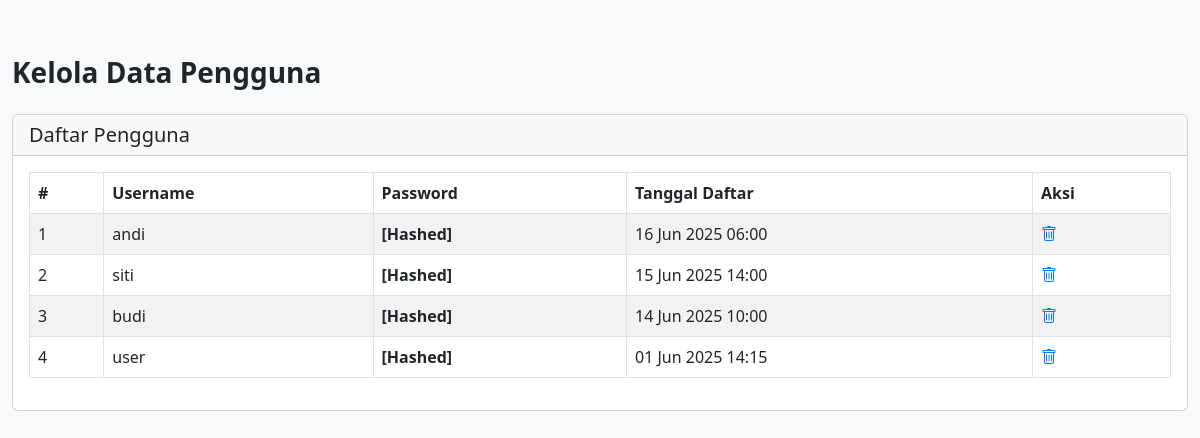
The page /datauser.php on the database its author committed.
### tables this page shows
CREATE TABLE IF NOT EXISTS `users` (
  `id` int NOT NULL AUTO_INCREMENT,
  `username` varchar(50) NOT NULL,
  `password` varchar(255) NOT NULL,
  `created_at` timestamp NULL DEFAULT CURRENT_TIMESTAMP,
  PRIMARY KEY (`id`),
  UNIQUE KEY `username` (`username`)
);

### datauser.php (the view, shortened to what this page needs)
<?php
include_once('koneksi.php');
?>
<!doctype html>
<html lang="en">
<head>
  <link href="https://cdn.jsdelivr.net/npm/bootstrap@5.3.0/dist/css/bootstrap.min.css"  rel="stylesheet">
  <link rel="stylesheet" href="https://cdn.jsdelivr.net/npm/bootstrap-icons@1.10.5/font/bootstrap-icons.css">
</head>
<body class="layout-fixed sidebar-expand-lg bg-body-tertiary">
<div class="app-wrapper">
  <main class="app-main">
    <div class="container-fluid">
      <h3 style="font-weight: bold;" class="mb-4">Kelola Data Pengguna</h3>
      <div class="card">
        <div class="card-header d-flex justify-content-between align-items-center">
          <h5 class="mb-0">Daftar Pengguna</h5>
        </div>
        <div class="card-body">
          <div class="table-responsive">
            <table class="table table-bordered table-striped">
              <thead>
                <tr>
                  <th>#</th>
                  <th>Username</th>
                  <th>Password</th>
                  <th>Tanggal Daftar</th>
                  <th>Aksi</th>
                </tr>
              </thead>
              <tbody>
                <?php
                $no = 1;
                $result = $mysqli->query("SELECT * FROM users ORDER BY created_at DESC");
                while ($row = $result->fetch_assoc()):
                ?>
                  <tr>
                    <td><?= $no++ ?></td>
                    <td><?= htmlspecialchars($row['username']) ?></td>
                    <td><strong>[Hashed]</strong></td>
                    <td><?= date('d M Y H:i', strtotime($row['created_at'])) ?></td>
                    <td class="table-actions">
                      <a href="?id=<?= $row['id'] ?>&action=delete" onclick="return confirm('Yakin ingin menghapus user ini?')" title="Hapus"><i class="bi bi-trash"></i></a>
                    </td>
                  </tr>
                <?php endwhile; ?>
              </tbody>
            </table>
          </div>
        </div>
      </div>
    </div>
  </main>
</div>
</body>
</html>

### datauser.php (style rules this page uses)
body { padding-top: 56px; }
.table-actions a { margin-right: 10px; text-decoration: none; color: #007bff; }

### rows shown on the page
users: username "andi", created_at "16 Jun 2025 06:00"
users: username "siti", created_at "15 Jun 2025 14:00"
users: username "budi", created_at "14 Jun 2025 10:00"
users: username "user", created_at "01 Jun 2025 14:15"
